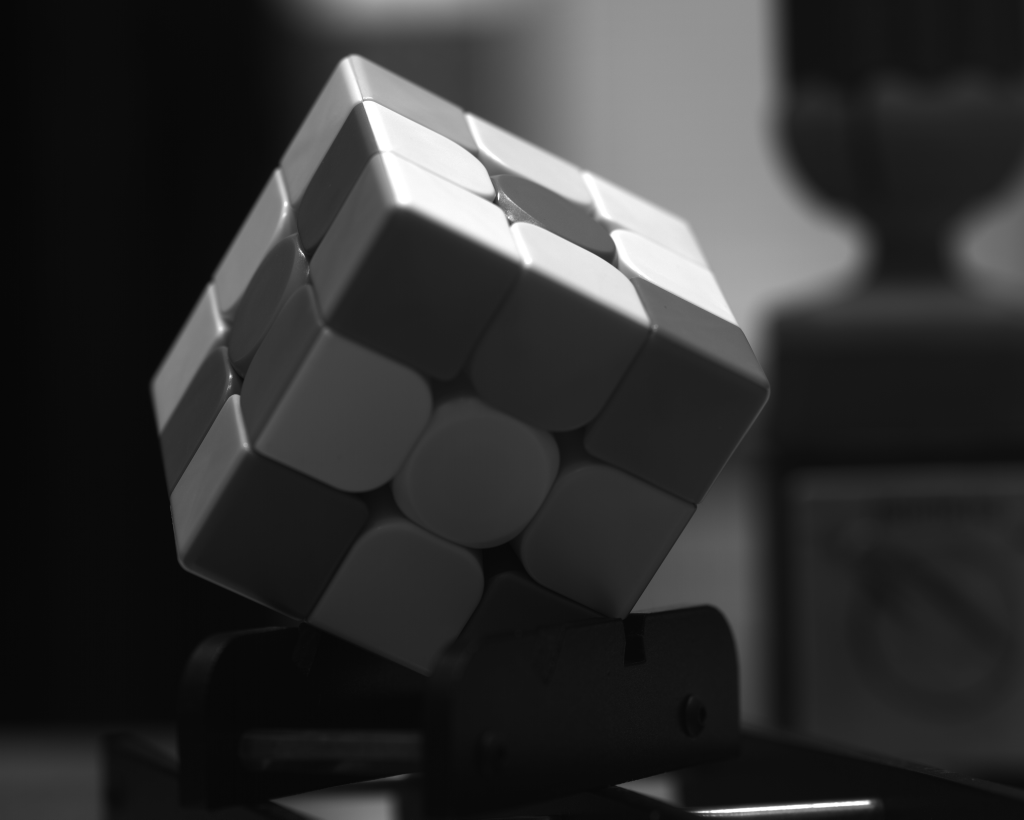
#> input picture data/calibrate/imgs/leftcamera/Cam2_12.jpg, 5120 x 4096 px, found by its file name (shown at 1/5 size)
$ jupyter execute calibration_hf.ipynb
#> lines starting #> are read from the running program, lines starting #| are printed output that depends on the picture
[cell 1]
import cv2
import numpy as np

img_left = cv2.imread(r'D:\study\northGeom3d\data\calibrate\imgs\leftcamera\Cam2_12.jpg', cv2.IMREAD_GRAYSCALE)
#> img_left is the input picture: shape (4096, 5120); min 2, max 255, mean 49.8
img_right = cv2.imread(r'D:\study\northGeom3d\data\calibrate\imgs\rightcamera\Cam1_12.jpg', cv2.IMREAD_GRAYSCALE)
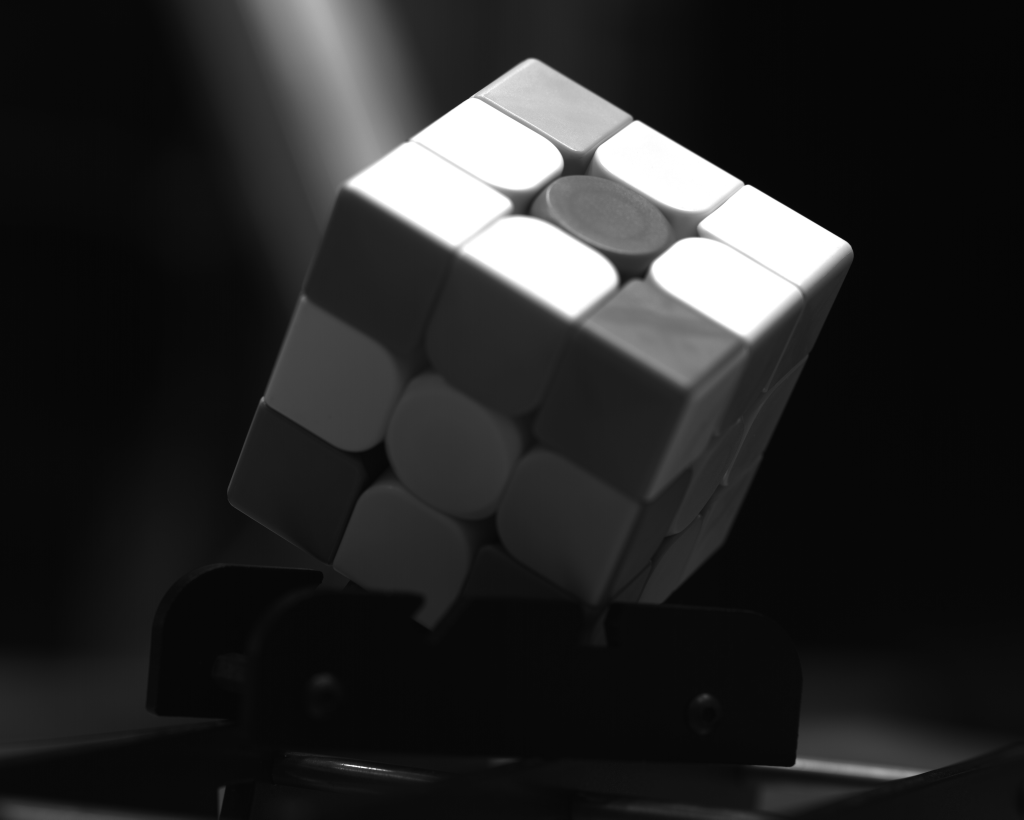
#> input picture data/calibrate/imgs/rightcamera/Cam1_12.jpg, 5120 x 4096 px, found by its file name (shown at 1/5 size)
#> img_right is the input picture: shape (4096, 5120); min 0, max 255, mean 39.6
# Создание объекта StereoBM (блочное сопоставление)
stereo = cv2.StereoBM_create(numDisparities=16*10, blockSize=21)

# Вычисление карты диспаритета
disparity = stereo.compute(img_left, img_right).astype(np.float32) / 16.0
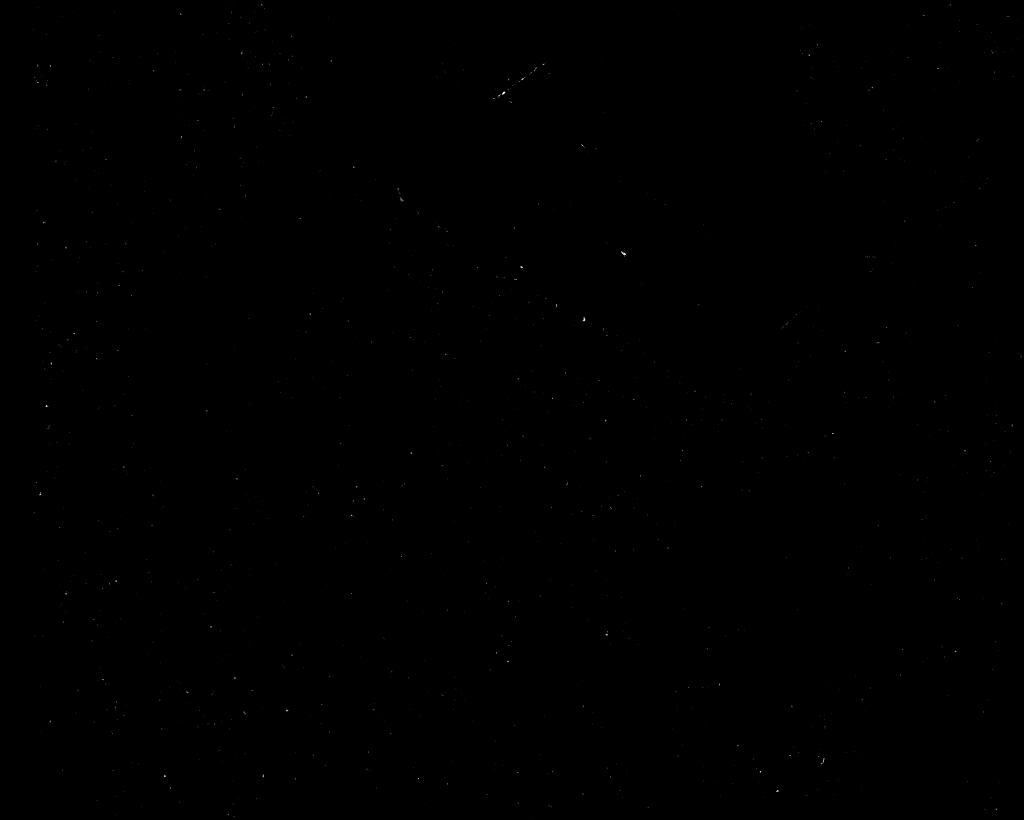
#> disparity: shape (4096, 5120) float32 (shown at 1/5 size); min -1, max 159, mean -0.9; drawn with min black and max white

# Параметры объектива MVL-LF8040M-F
focal_length = 80  # Фокусное расстояние объектива в мм (MVL-LF8040M-F)
baseline = 0.412  # Расстояние между камерами в метрах (пример, установите своё)
min_operation_distance = 0.230  # Минимальное рабочее расстояние объектива в метрах

# Преобразование фокусного расстояния в пиксели
# Обычно этот параметр зависит от параметров камеры (матрицы). Пример для матрицы с размером пикселя:
sensor_pixel_size = 0.005  # Размер пикселя матрицы в мм (пример)
focal_length_px = focal_length / sensor_pixel_size  # Преобразование в пиксели

# Вычисление карты глубины
depth_map = (focal_length_px * baseline) / (disparity + 1e-6)  # Добавляем малое значение, чтобы избежать деления на 0

# Ограничиваем значения карты глубины, чтобы исключить слишком близкие или далёкие объекты
depth_map[depth_map > 100] = 100  # Устанавливаем порог глубины в 100 метров (пример)
depth_map[depth_map < min_operation_distance] = min_operation_distance  # Учитываем минимальное рабочее расстояние объектива

# Нормализация карты глубины для визуализации
depth_map_vis = cv2.normalize(depth_map, None, 0, 255, cv2.NORM_MINMAX)
depth_map_vis = np.uint8(depth_map_vis)

# Визуализация карты глубины
depth_map_vis = cv2.resize(depth_map_vis,(512,512))
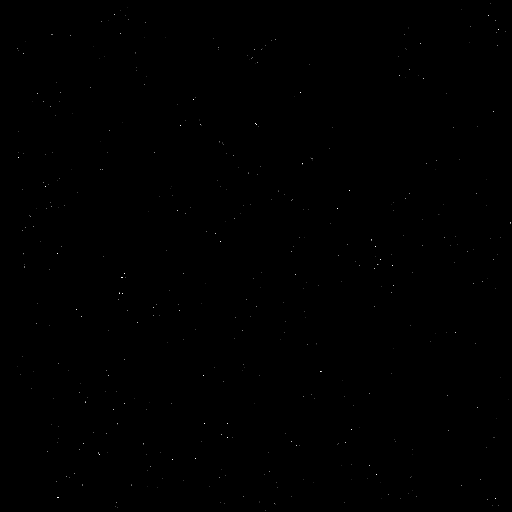
#> depth_map_vis: shape (512, 512); min 0, max 255, mean 0.2
cv2.imshow('Depth Map', depth_map_vis)
cv2.waitKey(0)
cv2.destroyAllWindows()
